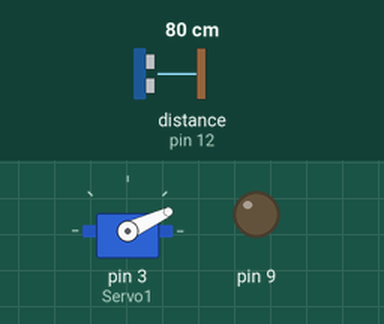
Simulated run of this sketch. Board: Arduino Uno, built with avr-gcc and run on an emulated ATmega328P. Parts: servo, output pins drawn as LEDs (lit = HIGH). The test bench sets the inputs (shaded band); at power-on: distance to the obstacle (sensor on pin 12) 80 cm. What the sketch prints to the serial monitor is not drawn.

Above: at 1.2 s.
1.3 s: distance to the obstacle (sensor on pin 12) set to 33 cm
4.3 s: distance to the obstacle (sensor on pin 12) set to 27 cm
At 5.3 s:
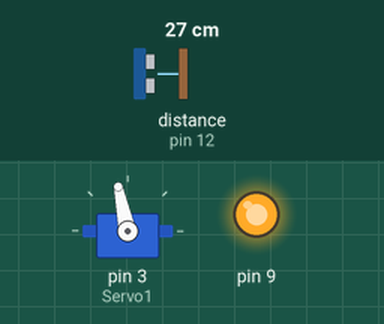
5.8 s: distance to the obstacle (sensor on pin 12) set to 35 cm
At 6.05 s:
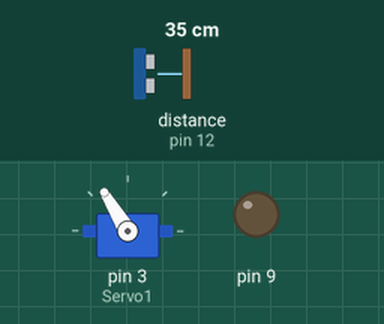
8.8 s: distance to the obstacle (sensor on pin 12) set to 2 cm
At 9.7 s:
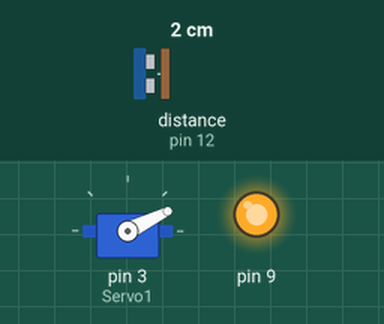
Timing chart, 0 to 11.3 s (numbered marks = the images above; inputs shaded):
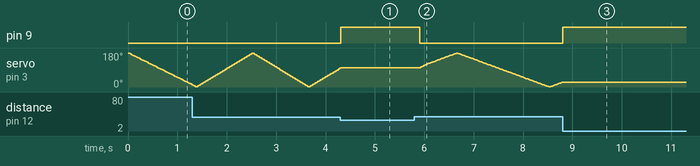

The sketch:

torreta.ino
```cpp
#include <Servo.h>
#include <HCSR04.h>
UltraSonicDistanceSensor Torre (13,12);
Servo Servo1;
float valor[10];
int angulo=-180;
int LED1 = 9;
int gambiarra = 0;
void setup (){
  Serial.begin(9600);
  Servo1.attach(3);
  pinMode(9,OUTPUT);
  digitalWrite(9,LOW);
  }

void loop (){
Watch();
}

int Watch (){
  int i=0;
  float dist=100;
  for (i=angulo;i<180;i++){
    Servo1.write(abs(i));
    delay(5);
    if (i%2==0){
    dist = Torre.measureDistanceCm();
    }
if (gambiarra==1){
      Serial.print(abs(angulo));
      Serial.print('/');
      Serial.print(dist);
      Serial.print('z');
}
    if (dist<30.0){
      while (Torre.measureDistanceCm()<30) {
      digitalWrite(9,HIGH);
      dist = Torre.measureDistanceCm();
      }
      delay(100);
      angulo=i;
      digitalWrite(9, LOW);
         gambiarra=1;
      return 1;
      }
    }
    angulo = -180;
    return 0;
}
```

Measured:
- the behaviour switches between 30 and 29 cm on distance to the obstacle (sensor on pin 12) (found by bisection; images 0 and 1)
- after the input at 4.3 s, pin 9: LOW → HIGH at once; servo on pin 3 (Servo1): goes on until 4.3 s, then stays 102°
- after the input at 5.8 s, pin 9: HIGH → LOW after 0.10 s
- after the input at 8.8 s, pin 9: LOW → HIGH at once; servo on pin 3 (Servo1): goes on until 8.8 s, then stays 26°
